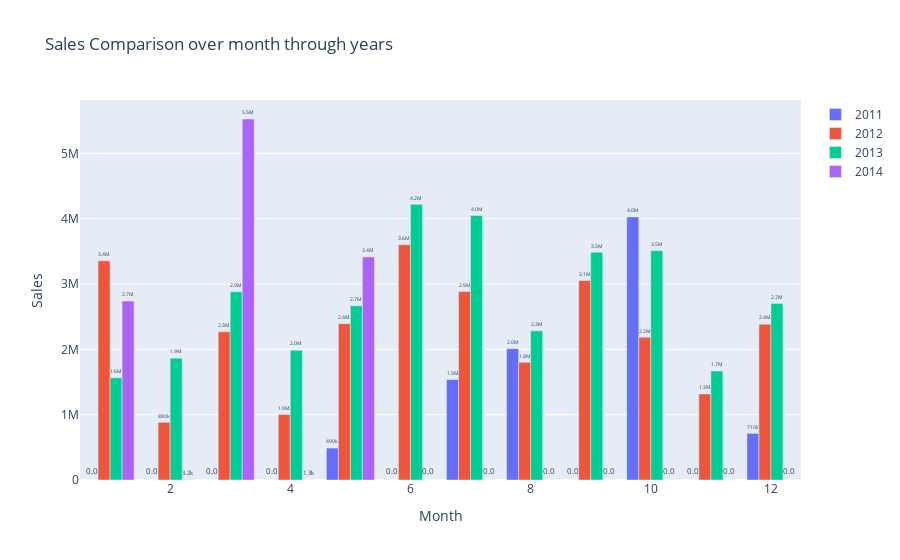

This figure's notebook cell:
### Code cell
from turtle import title


fig3 = go.Figure(data = [
    go.Bar(name = '2011',x= final_df.index, y=final_df['2011'], text = final_df['2011']),
    go.Bar(name = '2012',x=final_df.index,  y = final_df['2012'],text = final_df['2012']),
    go.Bar(name = '2013',x=final_df.index,  y = final_df['2013'],text = final_df['2013']),
    go.Bar(name = '2014',x=final_df.index,  y = final_df['2014'],text = final_df['2014']),
])
fig3.update_layout(barmode='group', title = 'Sales Comparison over month through years')
fig3.update_xaxes(title = 'Month')
fig3.update_yaxes(title = 'Sales')
fig3.update_traces(texttemplate='%{text:.2s}', textposition='outside')
fig3.show()

### Figure 1 — Plotly figure (JSON) as saved in the notebook; plotly's stock layout.template omitted (floating-point values rounded to 4 significant figures)
{"data": [{"name": "2011", "text": [0, 0, 0, 0, 489300.0, 0, 1538000.0, 2011000.0, 0, 4027000.0, 0, 713100.0], "textposition": "outside", "texttemplate": "%{text:.2s}", "type": "bar", "x": [1, 2, 3, 4, 5, 6, 7, 8, 9, 10, 11, 12], "y": [0, 0, 0, 0, 489300.0, 0, 1538000.0, 2011000.0, 0, 4027000.0, 0, 713100.0]}, {"name": "2012", "text": [3356000.0, 882900.0, 2269000.0, 1002000.0, 2394000.0, 3601000.0, 2885000.0, 1802000.0, 3054000.0, 2185000.0, 1318000.0, 2385000.0], "textposition": "outside", "texttemplate": "%{text:.2s}", "type": "bar", "x": [1, 2, 3, 4, 5, 6, 7, 8, 9, 10, 11, 12], "y": [3356000.0, 882900.0, 2269000.0, 1002000.0, 2394000.0, 3601000.0, 2885000.0, 1802000.0, 3054000.0, 2185000.0, 1318000.0, 2385000.0]}, {"name": "2013", "text": [1564000.0, 1865000.0, 2881000.0, 1988000.0, 2667000.0, 4221000.0, 4049000.0, 2284000.0, 3487000.0, 3511000.0, 1669000.0, 2704000.0], "textposition": "outside", "texttemplate": "%{text:.2s}", "type": "bar", "x": [1, 2, 3, 4, 5, 6, 7, 8, 9, 10, 11, 12], "y": [1564000.0, 1865000.0, 2881000.0, 1988000.0, 2667000.0, 4221000.0, 4049000.0, 2284000.0, 3487000.0, 3511000.0, 1669000.0, 2704000.0]}, {"name": "2014", "text": [2739000.0, 3231.0, 5526000.0, 1285.0, 3415000.0, 0, 0, 0, 0, 0, 0, 0], "textposition": "outside", "texttemplate": "%{text:.2s}", "type": "bar", "x": [1, 2, 3, 4, 5, 6, 7, 8, 9, 10, 11, 12], "y": [2739000.0, 3231.0, 5526000.0, 1285.0, 3415000.0, 0, 0, 0, 0, 0, 0, 0]}], "layout": {"barmode": "group", "title": {"text": "Sales Comparison over month through years"}, "xaxis": {"title": {"text": "Month"}}, "yaxis": {"title": {"text": "Sales"}}}}
